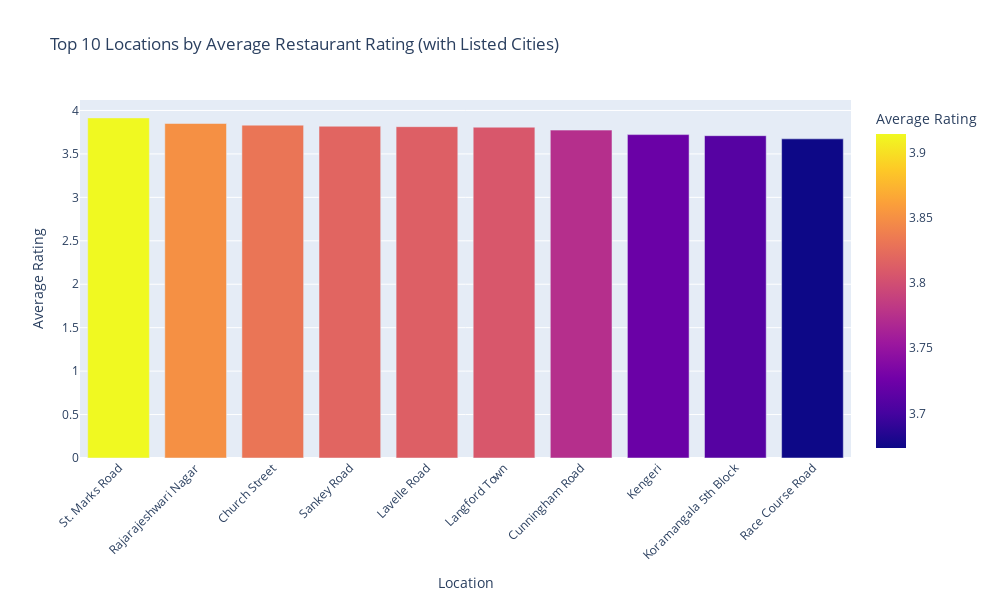

Write notebook code for a chart like this one.
### Code cell
fig = px.bar(output_df,
             x='Location',
             y='Average Rating',
             color='Average Rating',
             color_continuous_scale=px.colors.sequential.Plasma,
             title='Top 10 Locations by Average Restaurant Rating (with Listed Cities)',
             hover_data={'Listed In City': True, 'Average Rating': ':.2f'})

fig.update_layout(xaxis_title='Location',
                  yaxis_title='Average Rating',
                  xaxis_tickangle=-45,width = 1000, height = 600)
fig.show()

### Figure 1 — Plotly figure (JSON) as saved in the notebook; plotly's stock layout.template omitted (floating-point values rounded to 4 significant figures)
{"data": [{"alignmentgroup": "True", "customdata": [["Brigade Road, Church Street, Frazer Town, Lavelle Road, MG Road, Residency Road"], ["Banashankari"], ["Brigade Road, Church Street, Frazer Town, Indiranagar, Lavelle Road, MG Road, Residency Road"], ["Lavelle Road, Malleshwaram"], ["Brigade Road, Church Street, Frazer Town, Lavelle Road, MG Road, Residency Road"], ["Brigade Road, Church Street, Koramangala 7th Block, Lavelle Road, MG Road, Residency Road"], ["Brigade Road, Church Street, Frazer Town, Lavelle Road, Malleshwaram, MG Road, Residency Road"], ["Kalyan Nagar, Kammanahalli"], ["Basavanagudi, Brigade Road, BTM, Church Street, Frazer Town, Jayanagar, Kalyan Nagar, Kammanahalli, Koramangala 4th Block, Koramangala 5th Block, Koramangala 6th Block, Koramangala 7th Block, Lavelle Road, MG Road, Residency Road"], ["Brigade Road, Church Street, Frazer Town, Lavelle Road, Malleshwaram, MG Road, Rajajinagar, Residency Road"]], "hovertemplate": "Location=%{x}<br>Average Rating=%{marker.color:.2f}<br>Listed In City=%{customdata[0]}<extra></extra>", "legendgroup": "", "marker": {"color": [3.914, 3.85, 3.831, 3.819, 3.814, 3.807, 3.774, 3.722, 3.71, 3.673], "coloraxis": "coloraxis", "pattern": {"shape": ""}}, "name": "", "offsetgroup": "", "orientation": "v", "showlegend": false, "textposition": "auto", "type": "bar", "x": ["St. Marks Road", "Rajarajeshwari Nagar", "Church Street", "Sankey Road", "Lavelle Road", "Langford Town", "Cunningham Road", "Kengeri", "Koramangala 5th Block", "Race Course Road"], "xaxis": "x", "y": [3.914, 3.85, 3.831, 3.819, 3.814, 3.807, 3.774, 3.722, 3.71, 3.673], "yaxis": "y"}], "layout": {"barmode": "relative", "coloraxis": {"colorbar": {"title": {"text": "Average Rating"}}, "colorscale": [[0, "#0d0887"], [0.1111, "#46039f"], [0.2222, "#7201a8"], [0.3333, "#9c179e"], [0.4444, "#bd3786"], [0.5556, "#d8576b"], [0.6667, "#ed7953"], [0.7778, "#fb9f3a"], [0.8889, "#fdca26"], [1, "#f0f921"]]}, "height": 600, "legend": {"tracegroupgap": 0}, "title": {"text": "Top 10 Locations by Average Restaurant Rating (with Listed Cities)"}, "width": 1000, "xaxis": {"anchor": "y", "domain": [0, 1], "tickangle": -45, "title": {"text": "Location"}}, "yaxis": {"anchor": "x", "domain": [0, 1], "title": {"text": "Average Rating"}}}}
